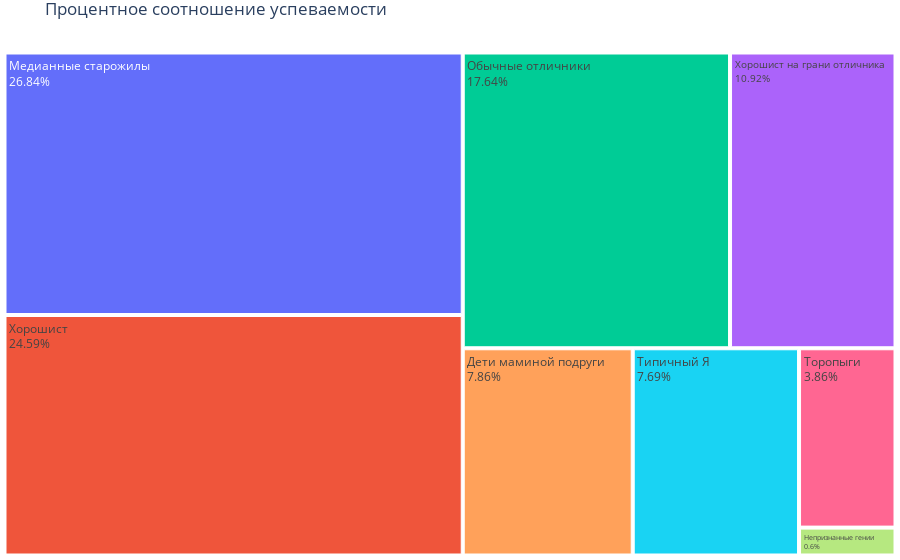

Write notebook code for a chart like this one.
### Code cell
fig = go.Figure(go.Treemap(labels = df['Segment'], 
                           parents = ['', '', '', '', '', '', '', ''],
                           values = df['percents'],
                           text = df['percents'].astype(str) + '%',
            hovertemplate = '''Segment: %{label}<br>percents: %{text}<extra></extra>'''))

fig.update_layout(title='Процентное соотношение успеваемости',
                  margin=dict(t=30, l=0, r=0, b=0))
#fig.show("notebook")
iplot(fig)

### Figure 1 — Plotly figure (JSON) as saved in the notebook; plotly's stock layout.template omitted (floating-point values rounded to 4 significant figures)
{"data": [{"hovertemplate": "Segment: %{label}<br>percents: %{text}<extra></extra>", "labels": ["Медианные старожилы", "Хорошист", "Обычные отличники", "Хорошист на грани отличника", "Дети маминой подруги", "Типичный Я", "Торопыги", "Непризнанные гении"], "parents": ["", "", "", "", "", "", "", ""], "text": ["26.84%", "24.59%", "17.64%", "10.92%", "7.86%", "7.69%", "3.86%", "0.6%"], "type": "treemap", "values": [26.84, 24.59, 17.64, 10.92, 7.86, 7.69, 3.86, 0.6]}], "layout": {"margin": {"b": 0, "l": 0, "r": 0, "t": 30}, "title": {"text": "Процентное соотношение успеваемости"}}}
